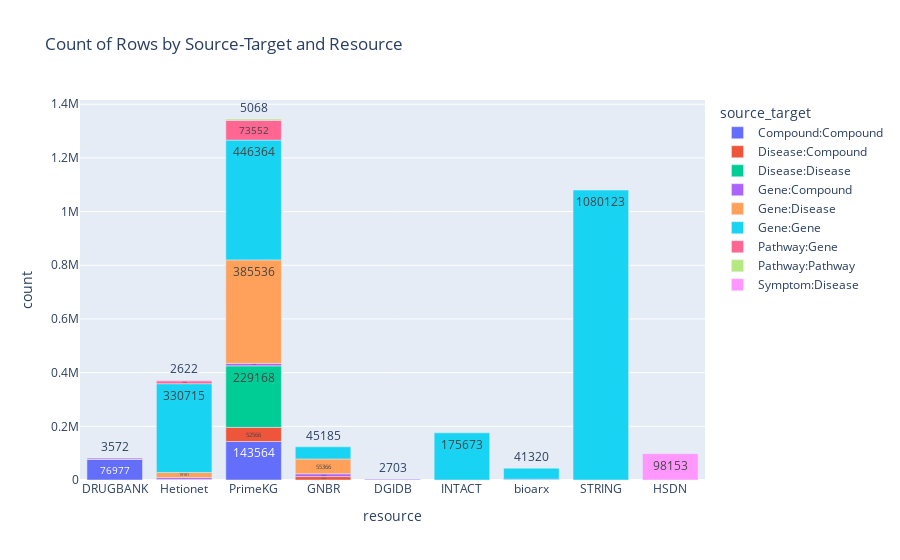

Notebook cell for this chart:
### Code cell
# Create the bar chart using Plotly Express
fig3 = px.bar(grouped_df, x='resource', y='count', color='source_target', title='Count of Rows by Source-Target and Resource', text='count')

# Show the plot
fig3.show(renderer='vscode')

### Figure 1 — Plotly figure (JSON) as saved in the notebook; plotly's stock layout.template omitted (floating-point values rounded to 4 significant figures)
{"data": [{"alignmentgroup": "True", "hovertemplate": "source_target=Compound:Compound<br>resource=%{x}<br>count=%{text}<extra></extra>", "legendgroup": "Compound:Compound", "marker": {"color": "#636efa", "pattern": {"shape": ""}}, "name": "Compound:Compound", "offsetgroup": "Compound:Compound", "orientation": "v", "showlegend": true, "text": [76977, 1266, 143564], "textposition": "auto", "type": "bar", "x": ["DRUGBANK", "Hetionet", "PrimeKG"], "xaxis": "x", "y": [76977, 1266, 143564], "yaxis": "y"}, {"alignmentgroup": "True", "hovertemplate": "source_target=Disease:Compound<br>resource=%{x}<br>count=%{text}<extra></extra>", "legendgroup": "Disease:Compound", "marker": {"color": "#EF553B", "pattern": {"shape": ""}}, "name": "Disease:Compound", "offsetgroup": "Disease:Compound", "orientation": "v", "showlegend": true, "text": [1367, 12697, 331, 52566], "textposition": "auto", "type": "bar", "x": ["DRUGBANK", "GNBR", "Hetionet", "PrimeKG"], "xaxis": "x", "y": [1367, 12697, 331, 52566], "yaxis": "y"}, {"alignmentgroup": "True", "hovertemplate": "source_target=Disease:Disease<br>resource=%{x}<br>count=%{text}<extra></extra>", "legendgroup": "Disease:Disease", "marker": {"color": "#00cc96", "pattern": {"shape": ""}}, "name": "Disease:Disease", "offsetgroup": "Disease:Disease", "orientation": "v", "showlegend": true, "text": [297, 229168], "textposition": "auto", "type": "bar", "x": ["Hetionet", "PrimeKG"], "xaxis": "x", "y": [297, 229168], "yaxis": "y"}, {"alignmentgroup": "True", "hovertemplate": "source_target=Gene:Compound<br>resource=%{x}<br>count=%{text}<extra></extra>", "legendgroup": "Gene:Compound", "marker": {"color": "#ab63fa", "pattern": {"shape": ""}}, "name": "Gene:Compound", "offsetgroup": "Gene:Compound", "orientation": "v", "showlegend": true, "text": [2703, 3572, 10354, 7027, 26, 9160, 2827], "textposition": "auto", "type": "bar", "x": ["DGIDB", "DRUGBANK", "GNBR", "Hetionet", "INTACT", "PrimeKG", "bioarx"], "xaxis": "x", "y": [2703, 3572, 10354, 7027, 26, 9160, 2827], "yaxis": "y"}, {"alignmentgroup": "True", "hovertemplate": "source_target=Gene:Disease<br>resource=%{x}<br>count=%{text}<extra></extra>", "legendgroup": "Gene:Disease", "marker": {"color": "#FFA15A", "pattern": {"shape": ""}}, "name": "Gene:Disease", "offsetgroup": "Gene:Disease", "orientation": "v", "showlegend": true, "text": [55366, 19181, 385536], "textposition": "auto", "type": "bar", "x": ["GNBR", "Hetionet", "PrimeKG"], "xaxis": "x", "y": [55366, 19181, 385536], "yaxis": "y"}, {"alignmentgroup": "True", "hovertemplate": "source_target=Gene:Gene<br>resource=%{x}<br>count=%{text}<extra></extra>", "legendgroup": "Gene:Gene", "marker": {"color": "#19d3f3", "pattern": {"shape": ""}}, "name": "Gene:Gene", "offsetgroup": "Gene:Gene", "orientation": "v", "showlegend": true, "text": [45185, 330715, 175673, 446364, 1080123, 41320], "textposition": "auto", "type": "bar", "x": ["GNBR", "Hetionet", "INTACT", "PrimeKG", "STRING", "bioarx"], "xaxis": "x", "y": [45185, 330715, 175673, 446364, 1080123, 41320], "yaxis": "y"}, {"alignmentgroup": "True", "hovertemplate": "source_target=Pathway:Gene<br>resource=%{x}<br>count=%{text}<extra></extra>", "legendgroup": "Pathway:Gene", "marker": {"color": "#FF6692", "pattern": {"shape": ""}}, "name": "Pathway:Gene", "offsetgroup": "Pathway:Gene", "orientation": "v", "showlegend": true, "text": [10400, 73552], "textposition": "auto", "type": "bar", "x": ["Hetionet", "PrimeKG"], "xaxis": "x", "y": [10400, 73552], "yaxis": "y"}, {"alignmentgroup": "True", "hovertemplate": "source_target=Pathway:Pathway<br>resource=%{x}<br>count=%{text}<extra></extra>", "legendgroup": "Pathway:Pathway", "marker": {"color": "#B6E880", "pattern": {"shape": ""}}, "name": "Pathway:Pathway", "offsetgroup": "Pathway:Pathway", "orientation": "v", "showlegend": true, "text": [5068], "textposition": "auto", "type": "bar", "x": ["PrimeKG"], "xaxis": "x", "y": [5068], "yaxis": "y"}, {"alignmentgroup": "True", "hovertemplate": "source_target=Symptom:Disease<br>resource=%{x}<br>count=%{text}<extra></extra>", "legendgroup": "Symptom:Disease", "marker": {"color": "#FF97FF", "pattern": {"shape": ""}}, "name": "Symptom:Disease", "offsetgroup": "Symptom:Disease", "orientation": "v", "showlegend": true, "text": [98153, 2622], "textposition": "auto", "type": "bar", "x": ["HSDN", "Hetionet"], "xaxis": "x", "y": [98153, 2622], "yaxis": "y"}], "layout": {"barmode": "relative", "legend": {"title": {"text": "source_target"}, "tracegroupgap": 0}, "title": {"text": "Count of Rows by Source-Target and Resource"}, "xaxis": {"anchor": "y", "domain": [0, 1], "title": {"text": "resource"}}, "yaxis": {"anchor": "x", "domain": [0, 1], "title": {"text": "count"}}}}
